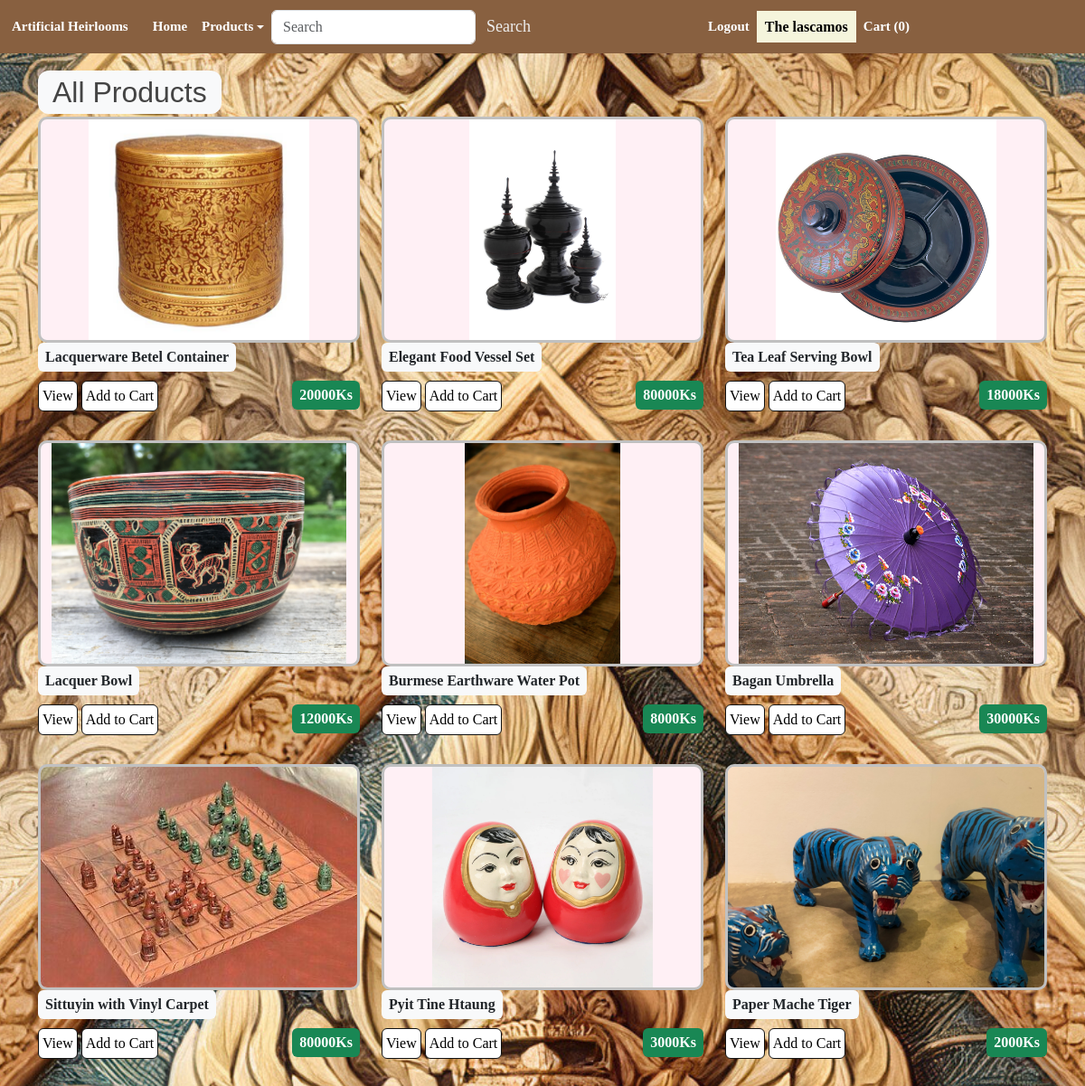
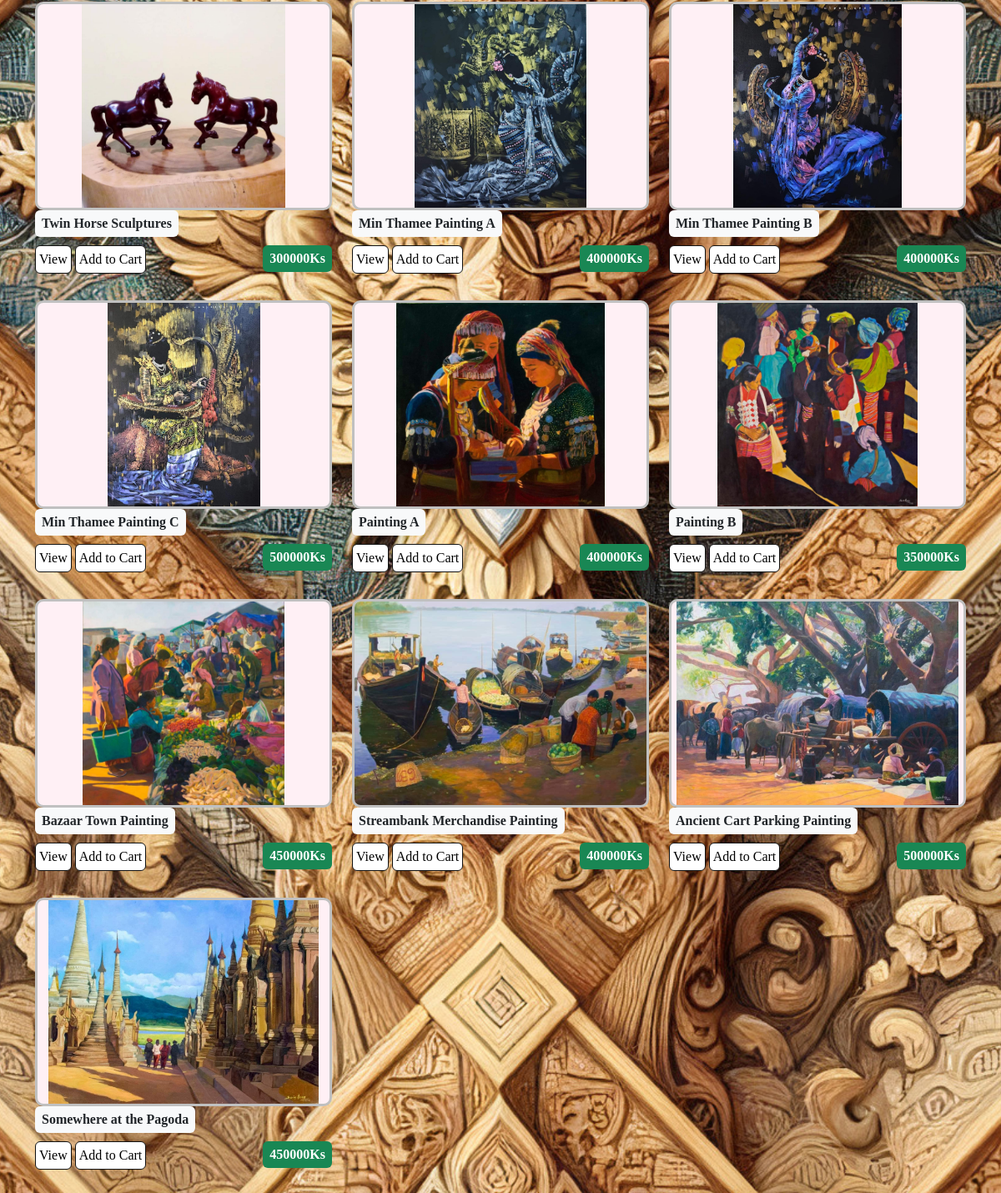
Screenshot of /products/ (signed in) with the database file from the repository (2 pictures, top to bottom).
### shop/models.py (models this page shows, shortened)
class Order(models.Model):
    customer = models.ForeignKey(Customer, on_delete=models.SET_NULL, null=True, blank=True)
    date_ordered = models.DateTimeField(auto_now_add=True)
    complete = models.BooleanField(default=False, null=True, blank=True)
    transaction_id = models.CharField(max_length=200, null=True)
    @property
    def get_cart_items(self):
        orderitems = self.orderitem_set.all()
        total = sum([item.quantity for item in orderitems])
        return total

class Product(models.Model):
    name = models.CharField(max_length=200, null=False)
    image = models.ImageField(upload_to='item_images/', null=True, blank=True)
    description = models.TextField(blank=True)
    price = models.DecimalField(max_digits=10, decimal_places=0)
    stock = models.PositiveIntegerField(default=0)
    category = models.ForeignKey('Category', on_delete=models.CASCADE, null=True, blank=True)
    @property
    def imageURL(self):
        try:
            url = self.image.url
        except:
            url = ''
        return url

### shop/views.py (the view)
# urls.py: path('products/', views.products, name = 'products'),
def products(request):
    if request.user.is_authenticated:
        customer = request.user.customer
        order, created = Order.objects.get_or_create(customer=customer, complete=False)
        items = order.orderitem_set.all()
        cartItems = order.get_cart_items
    else:
        items = []
        order = {'get_cart_total':0, 'get_cart_items':0}
        cartItems = order['get_cart_items']  # which is zero here
    products = Product.objects.all()
    categories = Category.objects.all()
    context = {
        'products': products,
        'categories': categories,
        'cartItems': cartItems,
        'order': order,
    }
    return render(request, 'products.html', context)  # load the item_list as context

### shop/templates/products.html (shortened to what this page needs)
{% extends "wallpaper_base.html" %}
{% load static %}
{% block content %}
  {% if query %}
  <h2><span class="bg-light-text">Search results for "{{ query }}"</span></h2>
    {% if products %}
        <div class="row">
            {% for product in products %}
            <div class="col-lg-4 col-md-6 col-sm-12 product-col">
              <div class="product-list-image-panel">
                <img src="{{ product.imageURL }}" alt="{{ product.name }}">
              </div>
              <div class="box-element product">
                <span class="badge bg-light text-dark p-2 fs-6"> {{ product.name }} </span>
                <hr>
                <a class="btn btn-outline-secondary" href="{% url 'product_detail' product.id %}">View</a>
                <button data-product="{{product.id}}" data-action="add" class="btn btn-outline-secondary add-btn update-cart">Add to Cart</button>
                <span class="badge bg-success p-2 fs-6" style="float: right"><strong>{{ product.price }}Ks</strong></span>
              </div>
            </div>
            {% endfor %}
        </div>
    {% else %}
        <p><span class="bg-light-text">No products found matching your search query.</span></p>
    {% endif %}
  {% else %}
  <h2><span class="bg-light-text">All Products</span></h2>
  <div class="row mb-4">
    {% for product in products %}
    <div class="col-lg-4 col-md-6 col-sm-12 product-col">
      <div class="product-list-image-panel">
        <img src="{{ product.imageURL }}" alt="{{ product.name }}">
      </div>
      <div class="box-element product">
        <span class="badge bg-light text-dark p-2 fs-6"> {{ product.name }} </span>
        <a class="btn btn-outline-secondary" href="{% url 'product_detail' product.id %}">View</a>
        <button data-product="{{product.id}}" data-action="add" class="btn btn-outline-secondary add-btn update-cart">Add to Cart</button>
        <span class="badge bg-success p-2 fs-6" style="float: right"><strong>{{ product.price }}Ks</strong></span>
      </div>
    </div>
    {% endfor %}
  </div>
  {% endif %}
{% endblock %}

### shop/templates/master.html (shortened to what this page needs)
<!DOCTYPE html>
{% load static %}
<html>
<head>
    {% load bootstrap5 %}
    {% bootstrap_css %}
    <link rel="stylesheet" type = 'text/css'  href="{% static 'css/custom.css' %}">
</head>
<body>
    <nav class="navbar navbar-expand-lg">
        <a class="navbar-brand" href="/">Artificial Heirlooms</a>
        <div class="collapse navbar-collapse" id="navbarSupportedContent">
          <ul class="navbar-nav mr-auto">
            <li class="nav-item active">
              <a class="nav-link" href="/">Home</span></a>
            </li>
            <li class="nav-item dropdown">
              <a class="nav-link dropdown-toggle" href="#" id="navbarDropdown" role="button" data-bs-toggle="dropdown" aria-expanded="false">
                  Products
              </a>
          </li>
          </ul>
          <form class="form-inline my-2 my-lg-0" style="display: flex; align-items: center;" action="{% url 'search_products' %}" method="GET">
            <input class="form-control mr-sm-2" type="search" placeholder="Search" aria-label="Search" name="q" value="{{ query }}">
            <button class="btn btn-outline-success" type="submit">Search</button>
        </form>
        </div>
        <div class="collapse navbar-collapse" id="navbarNav">
          <ul class="navbar-nav ml-auto">
            {% if user.is_authenticated %}
            <li class="nav-item">
              <a class="nav-link" href="{% url 'logout' %}">Logout</a>
            </li>
            <li class="nav-item">
              <span class="mr-2 navbar-username"> The {{ user.username }} </span>
            </li>
              <a class="nav-link" href="/cart/">Cart ({{ order.get_cart_items }})</a>
            {% endif %}
          </ul>
      </div>
    </nav>
<div class="container">
    <br>
    {% block content %}{% endblock %}
</div>
</body>
</html>

### shop/static/css/custom.css (style rules this page uses)
body { color: #444444; font-family: serif; }
a { color: lavender; text-decoration: none; }
h1, h2, h3, h4, h5, h6 { font-family: "Arial", "Georgia"; }
.navbar-username { font-family: Georgia, serif; font-weight: bold; background-color: beige; padding: 9px; color: black; }
.btn-outline-secondary { background-color: white; color: black; border-color: #111; padding: 4px; }
.product-col { margin-bottom: 2rem; }
.product-list-image-panel { height: 250px; display: flex; justify-content: center; align-items: center; overflow: hidden; background-color: lavenderblush; border-radius: 10px; border: 3px solid silver; box-sizing: border-box; }
.product-list-image-panel img { max-height: 100%; max-height: 100%; object-fit: cover; display: block; }
.bg-light-text { background-color: #f8f9fa; padding: 0.2em 0.5em; border-radius: 12px; }
.navbar { padding: 10px; background-color: #886040; }
.navbar ul { margin: 0; padding: 0; display: flex; list-style: none; align-items: center; }
.navbar li { position: relative; }
.navbar a, .navbar a:focus { display: flex; align-items: center; justify-content: space-between; padding: 0 3px; font-size: 15px; font-weight: 600; white-space: nowrap; transition: 0.3s; color: white; position: relative; }
.navbar a:hover:before, .navbar li:hover>a:before, .navbar .active:before { visibility: visible; width: 100%; }
.navbar a:hover, .navbar .active, .navbar .active:focus, .navbar li:hover>a { color: #fff; }
.btn-outline-success { color: #eee; font: Arial; font-size: 18px; outline-color: #eee; border: none; }

### rows the page displays
Order: get_cart_items "0"
Product: imageURL (picture), name "Lacquerware Betel Container", price "20000"
Product: imageURL (picture), name "Elegant Food Vessel Set", price "80000"
Product: imageURL (picture), name "Tea Leaf Serving Bowl", price "18000"
Product: imageURL (picture), name "Lacquer Bowl", price "12000"
Product: imageURL (picture), name "Burmese Earthware Water Pot", price "8000"
Product: imageURL (picture), name "Bagan Umbrella", price "30000"
Product: imageURL (picture), name "Sittuyin with Vinyl Carpet", price "80000"
Product: imageURL (picture), name "Pyit Tine Htaung", price "3000"
Product: imageURL (picture), name "Paper Mache Tiger", price "2000"
Product: imageURL (picture), name "Twin Horse Sculptures", price "300000"
Product: imageURL (picture), name "Min Thamee Painting A", price "400000"
Product: imageURL (picture), name "Min Thamee Painting B", price "400000"
Product: imageURL (picture), name "Min Thamee Painting C", price "500000"
Product: imageURL (picture), name "Painting A", price "400000"
Product: imageURL (picture), name "Painting B", price "350000"
Product: imageURL (picture), name "Bazaar Town Painting", price "450000"
Product: imageURL (picture), name "Streambank Merchandise Painting", price "400000"
Product: imageURL (picture), name "Ancient Cart Parking Painting", price "500000"
Product: imageURL (picture), name "Somewhere at the Pagoda", price "450000"

### other values shown
{{ user.username }} "lascamos"
